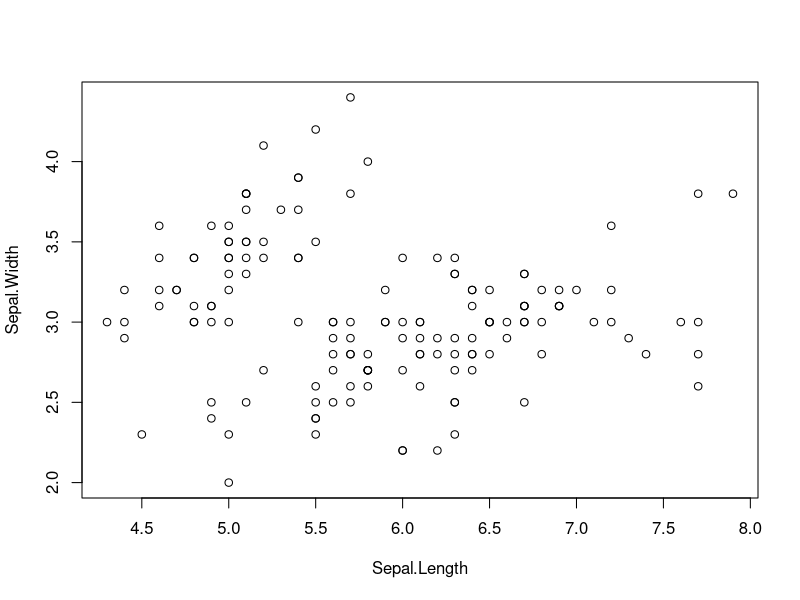
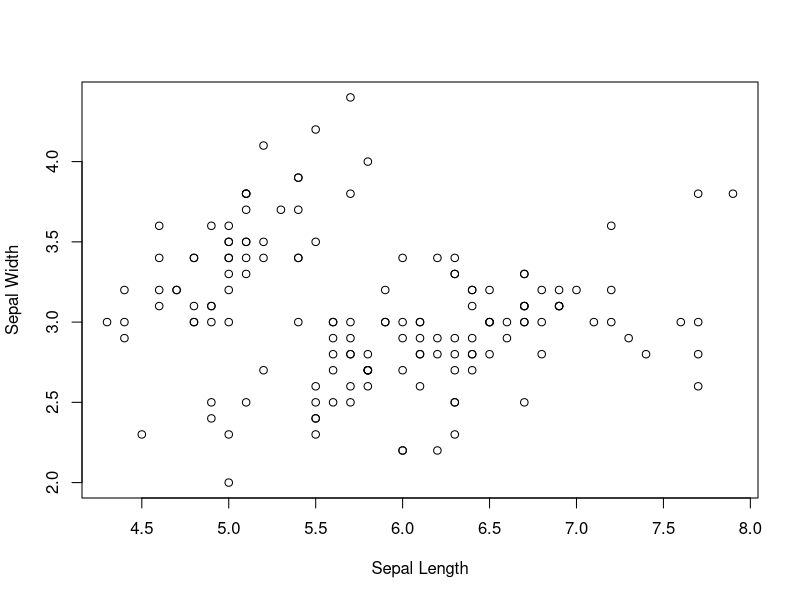
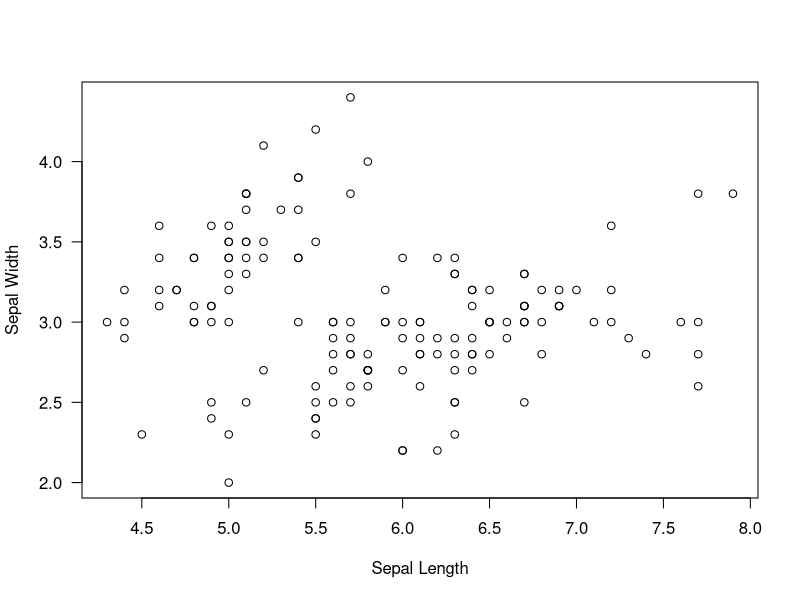
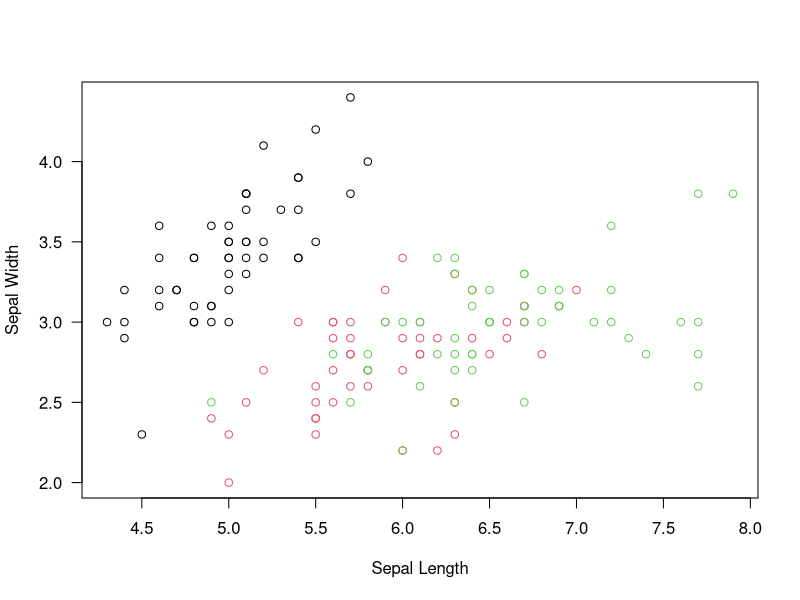
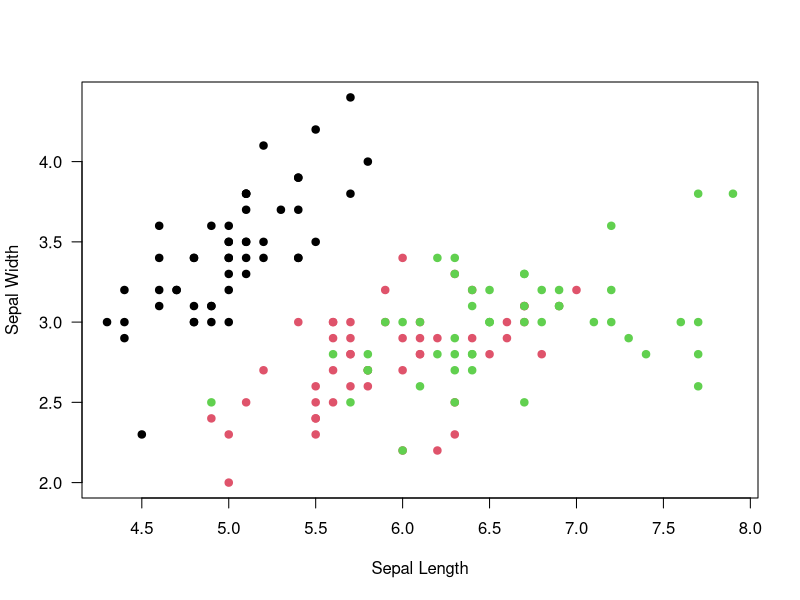
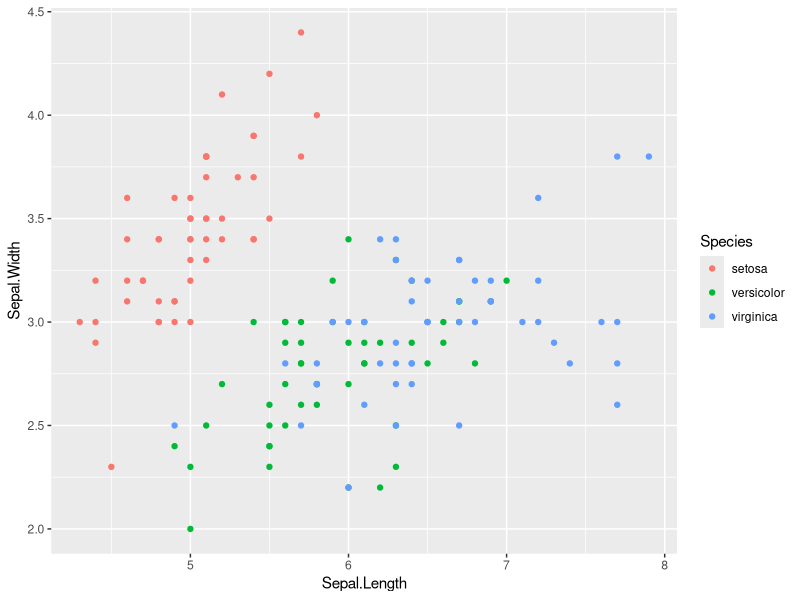
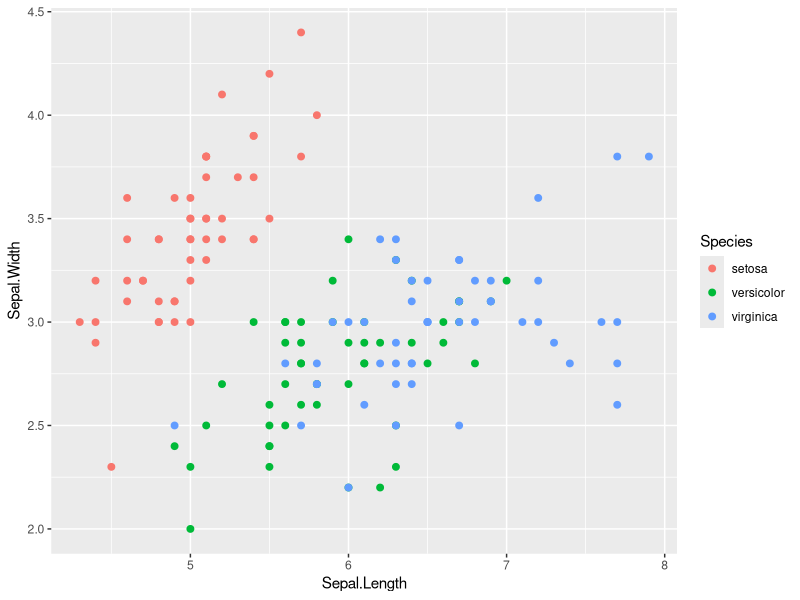
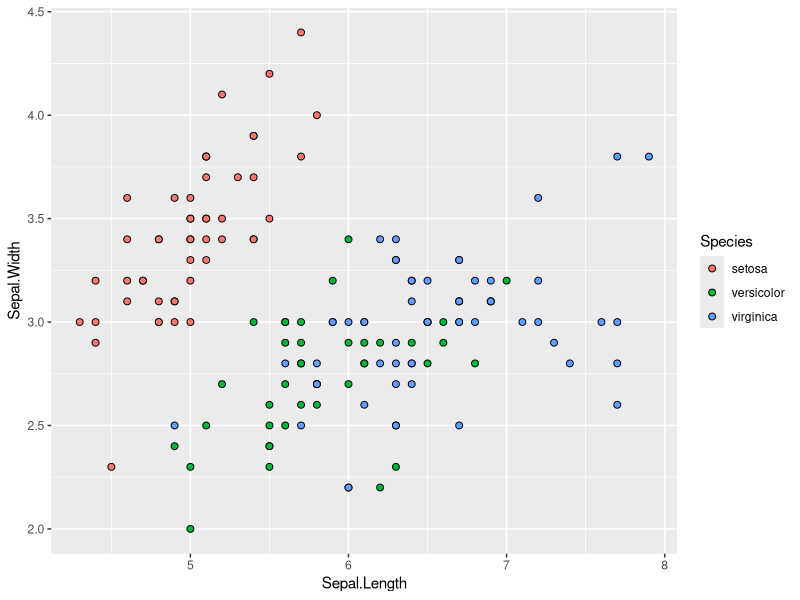

Here is the R script that generated these plots, in order:
#September 19th 2023
#Learning ggplot

#base R vs ggplot2

#Base R
#workflow is to learn the plotting functions
#Then within the function you have different elements
#(ie-color)
#Add elements with new functions!

#ggplot2
#Uses different grammar of graphics
#Componetes:
  #The Data
  #use aes() to add aesthetics
      #This tells us how the variables are related to
      #each other
  #Then we tell it what kind of geometric object we want
  #to make using geom (ie- geom_point, ...)
  #scaling: assigning values to the variables (This is where
  # we would add color for species)
  #Theme: legends
#So in a way its almost like ggplot2 is backwards of base R

## NOTE: IF YOU ARE RUNNING THIS AND IT FAILS, YOU MAY NEED TO UN-COMMENT THE BELOW LINES TO GET THE PACKAGES
#library(BiocManager)
#BiocManager::install(ggplot2)
#or
#install.packages("ggplot2")

library(ggplot2)

#BASE R

plot(Sepal.Width~Sepal.Length, data = iris)

plot(Sepal.Width~Sepal.Length, data = iris,
     xlab= "Sepal Length", ylab= "Sepal Width")

plot(Sepal.Width~Sepal.Length, data = iris,
     xlab= "Sepal Length", ylab= "Sepal Width",las=1)

plot(Sepal.Width~Sepal.Length, data = iris,
     xlab= "Sepal Length", ylab= "Sepal Width",las=1,
     col=iris$Species)

plot(Sepal.Width~Sepal.Length, data = iris,
     xlab= "Sepal Length", ylab= "Sepal Width",las=1,
     col=iris$Species, pch=19)



#ggplot
ggplot(data=iris,mapping= aes(x=Sepal.Length, y=Sepal.Width, color=Species)) +
         geom_point()

ggplot(data=iris,mapping= aes(x=Sepal.Length, y=Sepal.Width, color=Species)) +
  geom_point(size=2,pch=19)

ggplot(data=iris,mapping= aes(x=Sepal.Length, y=Sepal.Width, fill=Species)) +
  geom_point(size=2,pch=21)

ggplot(data=iris,mapping= aes(x=Sepal.Length, y=Sepal.Width, fill=Species, color="Blue")) +
  geom_point(size=2,pch=21)

ggplot(data=iris,mapping= aes(x=Sepal.Length, y=Sepal.Width, color=Species)) +
  geom_point(size=2,pch=19)+
  scale_color_manual(values=c("black","red","green")) #Assigning colors based on colors given, alphabetical, or order it is given?

ggplot(data=iris,mapping= aes(x=Sepal.Length, y=Sepal.Width, color=Species)) +
  geom_point(size=2,pch=19)+
  scale_color_manual(values=c("black","red","green"))+
  theme_bw()

ggplot(data=iris,mapping= aes(x=Sepal.Length, y=Sepal.Width, color=Species)) +
  geom_point(size=2,pch=19)+
  scale_color_manual(values=c("black","red","green"))+
  theme_classic()

ggplot(data=iris,mapping= aes(x=Sepal.Length, y=Sepal.Width, color=Species)) +
  geom_point(size=2,pch=19)+
  scale_color_manual(values=c("black","red","green"))+
  theme_linedraw()

ggplot(data=iris,mapping= aes(x=Sepal.Length, y=Sepal.Width, color=Species)) +
  geom_point(size=2,pch=19)+
  scale_color_manual(values=c("black","red","green"))+
  theme_light()+
  theme(panel.grid.major=element_blank())

ggplot(data=iris,mapping= aes(x=Sepal.Length, y=Sepal.Width, color=Species)) +
  geom_point(size=2,pch=19)+
  scale_color_manual(values=c("black","red","green"))+
  theme_light()+
  theme(panel.grid.major=element_blank(), panel.grid.minor = element_blank(), legend.position = "none")+
  xlab("Sepal Length")+
  ylab("Sepal Width")

#color palettes in ggplot2
ggplot(data=iris,mapping= aes(x=Sepal.Length, y=Sepal.Width, color=Species)) +
  geom_point(size=2,pch=19)+
  scale_color_brewer(palette = "RdYlBu")+
  theme_light()+
  theme(panel.grid.major=element_blank(), panel.grid.minor = element_blank(), legend.position = "none")+
  xlab("Sepal Length")+
  ylab("Sepal Width")

ggplot(data=iris,mapping= aes(x=Sepal.Length, y=Sepal.Width, fill=Species)) +
  geom_point(size=3,pch=21)+
  scale_fill_brewer(palette = "PRGn")+
  theme_light()+
  theme(panel.grid.major=element_blank(), panel.grid.minor = element_blank(), legend.position = "none")+
  xlab("Sepal Length")+
  ylab("Sepal Width")


#Facet: Plot subsets of data separately
ggplot(data=iris,mapping= aes(x=Sepal.Length, y=Sepal.Width, fill=Species)) +
  geom_point(size=3,pch=21)+    #can add in alpha =0.05 to make semitransparent
  scale_fill_brewer(palette = "PRGn")+
  theme_light()+
  theme(panel.grid.major=element_blank(), panel.grid.minor = element_blank(), legend.position = "none")+
  xlab("Sepal Length")+
  ylab("Sepal Width")+
  facet_grid(~Species)


#How to save a figure we made

#You can right click and save as an image

#You can save via code
#Always saves the last plot that you made
ggsave(filename = "Kugel_Ken/Facetted_Sepal.png" )
